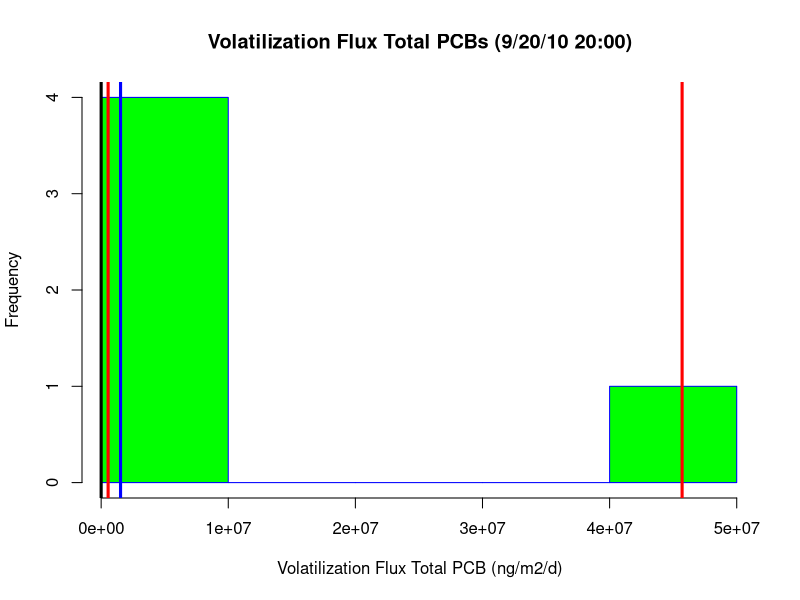

This chart was generated by the following R code:
# Code to estimate individual PCB fluxes from Portland Harbor
# using 2018 and 2019 water samples
# Air data are not used in these calculations
# Monte Carlo simulation is included
# No needs of R packages

# Chemical properties -----------------------------------------------------

# Read chemical properties
cp <- read.csv("ChemicalProperties.csv")
Congener <- cp$Congener
MW.PCB <- cp$MW.PCB
nOrtho.Cl <- cp$nOrtho.Cl
H0.mean <- cp$H0
H0.error <- cp$H0.error
Kow.mean <- cp$Kow
Kow.error <- cp$Kow.error

# Water concentrations ----------------------------------------------------

# Read water concentrations
wc.raw <- read.csv("WaterConcentration.csv")
# Different approaches to use the data
# Prepare data
wc.1 <- subset(wc.raw, select = -c(SampleID:Units))
wc.2 <- cbind(wc.raw$LocationID, wc.1)
colnames(wc.2)[1] <- "LocationID"
wc.ave <- sapply(wc.1, mean, na.rm = TRUE)
wc.sd <- sapply(wc.1, sd, na.rm = TRUE)
wd.3 <- data.frame(t(rbind(wc.ave, wc.sd)))
C.PCB.water.mean <- wd.3$wc.ave
C.PCB.water.error <- wd.3$wc.sd

# (1) Mean and standard deviation

# (2) Geometric mean and geometric standard deviation

# (3) Selected samples

# Meteorological data -----------------------------------------------------

# Read meteorological conditions
meteor <- read.csv("Meteorological.csv")
# Columns are the different water sampling periods
# except last columns are the passive sampler deployment
# Columns 2 to 11 definitions: sampl.aug.2018.av,sampl.aug.2018.sd,
# sampl.nov.2018.av, sampl.nov.2018.sd, sampl.jan.2019.av,
# sampl.jan.2019.sd, sampl.feb.2019.av, sampl.feb.2019.sd,
# sampl.sum.2020.av, sampl.sum.2022.sd
# m is column number
m <- 2 # from 2 to 11
tair.mean <- meteor[1, m]
tair.error <- meteor[1, m+1]
twater.mean <- meteor[2, m]
twater.error <- meteor[2, m+1]
u10.mean <- meteor[3, m]
u10.error <- meteor[3, m+1]
P.mean <- meteor[4, m]
P.error <- meteor[4, m +1]

# Flux calculations -------------------------------------------------------

# Flux function
final.result = function(MW.PCB, H0.mean, H0.error, 
         C.PCB.water.mean, C.PCB.water.error, nOrtho.Cl,
         Kow.mean, Kow.error) {
# fixed parameters

R <- 8.3144 # [Pa m3/K/mol]
T <- 298.15 # [K]

F.PCB.aw <- NULL
# number of replicates for Monte Carlo simulation
for (replication in 1:5) {

# Random parameters
# Parameters for calculating Delta Uaw
a <- rnorm(1, 0.085, 0.007)
b <- rnorm(1, 1, 0.5)
c <- rnorm(1, 32.7, 1.6)
# Parameter for calculating Delta Uoa
a2 <- rnorm(1, 0.13, 0.02) 
b2 <- rnorm(1, 2.9, 1.2)
c2 <- rnorm(1, 47.8, 4.3)
# Henry's law constant 
H0 <- rnorm(1, H0.mean, H0.error) # [Pa m3/mol]
# Octanol-water partition coefficient
Kow <- rnorm(1, Kow.mean, Kow.error) # [Lwater/Loctanol] 
# PCB water concentration
C.PCB.water <- abs(rnorm(1, C.PCB.water.mean, C.PCB.water.error)) # [ng/m3]
# DOC (Spencer et al 2012)
DOC <- abs(rnorm(1, 2, 0.3)) # [mg/L]
# Water temperature
T.water <- rnorm(1, twater.mean, twater.error) # [C]
# Air temperature
T.air <- rnorm(1, tair.mean, tair.error) # [C]
# atmospheric pressure
P <- rnorm(1, P.mean, P.error) # [mbar]
# Wind speed @10 m
u <- abs(10^(rnorm(1, u10.mean, u10.error))) # [m/s] missing

# Computed values
# Henry's law constant (HLC) corrections
# PCB internal energy for the transfer of water to air transfer
DeltaUaw <- (a*MW.PCB-b*nOrtho.Cl+c)*1000 # [J/mol]
# Transform HLC to K
K <- 10^(H0)*101325/(R*T) # [Lwater/Lair]
# Correct K using water temperature
K.air.water <- K*exp(-(DeltaUaw/R)*(1/(T.water + 273.15) - 1/T)) # [Lwater/Lair]
# Final K (corrected by air and water temperature)
K.final <- K.air.water*(T.water + 273.15)/(T.air + 273.15) # [Lwater/Lair]

# KDOC calculation and correction
# PCB internal energy for the transfer of octanol-air
DeltaUoa <- (-a2*MW.PCB+b2*nOrtho.Cl-c2)*1000 # [J/mol]
# PCB internal energy for the transfer of octanol-water
DeltaUow <- DeltaUoa + DeltaUaw # [J/mol]
# Octanol-water partition coefficient corrected by water temperature
Kow.water.t <- 10^(Kow)*exp(-(DeltaUow/R)*(1/(T.water + 273.15)-1/T)) # [Loctanol/Lwater]
# DOC-water partition coefficient
Kdoc.t <- 0.06*Kow.water.t # [Ldoc/Lwater]

# Freely dissolved water concentration calculations
C.PCB.water.f <- C.PCB.water/(1 + Kdoc.t*DOC/1000^2) # [ng/m3]

# Air-water mass transfer calculations
# (1) Air side mass transfer calculations
# Water diffusivity in air corrected by air
# temperature and atmospheric pressure
D.water.air <- (10^(-3)*1013.25*((273.15+T.air)^1.75*((1/28.97) +
                (1/18.0152))^(0.5))/P/(20.1^(1/3) + 9.5^(1/3))^2) # [cm2/s]
# PCB diffusivity in air
D.PCB.air <- D.water.air*(MW.PCB/18.0152)^(-0.5) # [cm2/s]
# Water vapor exchange velocity in air (from eq. 20-15)
V.water.air <- 0.2*u + 0.3 # u @10 meter [cm/s]
# Air side mass transfer
V.PCB.air <- V.water.air*(D.PCB.air/D.water.air)^(2/3) # [cm/s]

# (2) Water side mass transfer calculations
# Viscosity of water at water temperature
visc.water <- 10^(-4.5318-220.57/(149.39 - (273.15 + T.water)))
# Water density corrected at water temperature
dens.water <- (999.83952+16.945176*T.water - 7.9870401*10^-3*T.water^2
               - 46.170461*10^-6*3 + 105.56302*10^-9*T.water^4 -
                 280.54253*10^-12*T.water^5)/(1 + 16.87985*10^-3*T.water)
# Kinematic viscosity of water
v.water <- visc.water/dens.water*10000 # [cm2/s]
# CO2 diffusivity in water at water temperature
diff.co2 <- 0.05019*exp(-19.51*1000/(273.15 + T.water)/R) # [cm2/s]
# PCB diffusivity in water 
D.PCB.water <- diff.co2*(MW.PCB/44.0094)^(-0.5) # [cm2/s]
# PCB Schmidt number in water
Sc.PCB.water <- v.water/D.PCB.water
# CO2 Schmidt number in water
Sc.co2.water <- v.water/diff.co2
# k600 calculations, u in [m/s]
k600 <- (4.46 + 7.11*u)/60/60 #[cm/s]
# Water side mass transfer (from eq. 20-24)
if(u > 5){
  V.PCB.water <- k600*(Sc.PCB.water/Sc.co2.water)^(-0.5)  
} else {
  V.PCB.water <- k600*(Sc.PCB.water/Sc.co2.water)^(-2/3)
} # [cm/s]

# Air-water mass transfer
mtc.PCB <- ((1/V.PCB.water+1/(V.PCB.air*K.final)))^(-1) # [cm/s]
# Flux calculations
F.PCB.aw <- c(F.PCB.aw, mtc.PCB*(C.PCB.water.f)) # [ng/m2/d]

}

F.PCB.aw

}

# Final calculations ------------------------------------------------------

Num.Congener <- length(Congener)

result <- NULL
for (i in 1:Num.Congener) {
	result <- rbind(result, final.result(MW.PCB[i], H0.mean[i], H0.error[i], 
         C.PCB.water.mean[i], C.PCB.water.error[i], nOrtho.Cl[i],
         Kow.mean[i], Kow.error[i]))
}

# Sum of all congeners per repetition
final.result <- data.frame(colSums(result, na.rm = TRUE))

# Summary of the total PCBs
mmm <- mean(final.result$colSums.result.)
sss <- sd(final.result$colSums.result.)
q2.5 <- quantile(final.result$colSums.result., 0.025)
q97.5 <- quantile(final.result$colSums.result., 0.975)
tPCBFlux <- c(mmm, sss, q2.5, q97.5)
names(tPCBFlux) <- c("Mean (pg/m2/d)", "Std (pg/m2/d)",
                     "2.5%CL (pg/m2/d)", "97.5%CL (pg/m2/d)")

# Plots -------------------------------------------------------------------

# Histogram
hist(as.numeric(final.result[,1]), main = "Volatilization Flux Total PCBs (9/20/10 20:00)",
     xlab = "Volatilization Flux Total PCB (ng/m2/d)", border = "blue", col = "green",
     xlim = c(min(as.numeric(final.result[,1])), max(as.numeric(final.result[,1]))))
abline(v = median(as.numeric(final.result[,1])), col = "blue", lwd = 3)
abline(v = quantile(as.numeric(final.result[,1]), 0.025), col = "red", lwd = 3)
abline(v = quantile(as.numeric(final.result[,1]), 0.975), col = "red", lwd = 3)
abline(v = 0, col = "black", lwd = 3)
